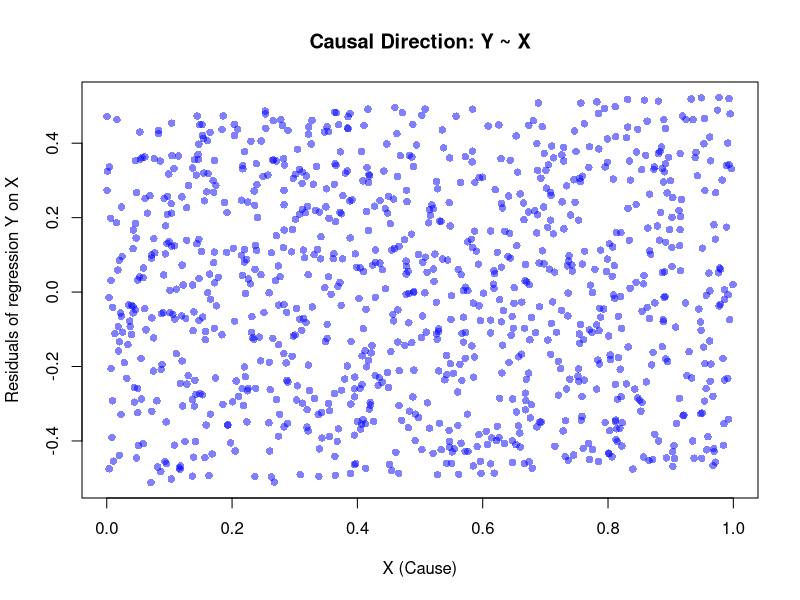
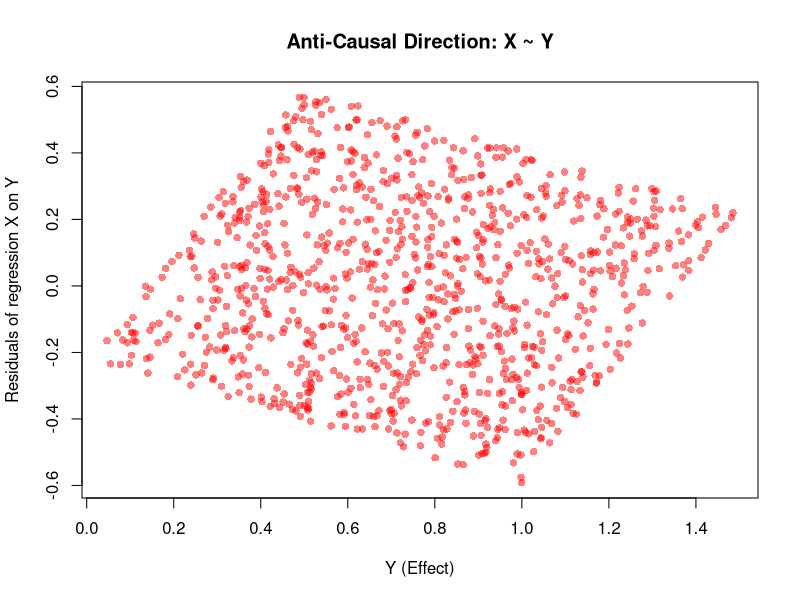

These charts were generated, in order, by the following R code:
## ---- chunk 1
# ----------------------------------------------------------
# Step 1: Set random seed for reproducibility
# ----------------------------------------------------------
set.seed(123)

# ----------------------------------------------------------
# Step 2: Define parameters
# ----------------------------------------------------------
a <- 0      # lower bound of uniform distribution
b <- 1      # upper bound of uniform distribution
n <- 10^3   # sample size

# ----------------------------------------------------------
# Step 3: Generate cause X
# X is uniformly distributed on [0,1]
# ----------------------------------------------------------
X <- runif(n, a, b)

# ----------------------------------------------------------
# Step 4: Generate noise term N_Y
# Noise is independent of X by construction
# ----------------------------------------------------------
N_Y <- runif(n, a, b)

# ----------------------------------------------------------
# Step 5: Generate effect Y using an additive noise model
# True causal mechanism: Y = 0.5 * X + N_Y
# ----------------------------------------------------------
Y <- 0.5 * X + N_Y

## ---- chunk 2
causal_model <- lm(Y ~ X)

# ----------------------------------------------------------

# Step 7: Extract residuals

# These residuals estimate the noise N_Y

# ----------------------------------------------------------

residual_causal <- residuals(causal_model)


## ---- chunk 3
plot(
X,
residual_causal,
xlab = "X (Cause)",
ylab = "Residuals of regression Y on X",
main = "Causal Direction: Y ~ X",
pch = 16,
col = rgb(0, 0, 1, 0.5)
)





## ---- chunk 4

# ----------------------------------------------------------

# Step 8: Fit linear regression X ~ Y (anti-causal)

# ----------------------------------------------------------

anticausal_model <- lm(X ~ Y)

# ----------------------------------------------------------

# Step 9: Extract residuals

# ----------------------------------------------------------

residual_anticausal <- residuals(anticausal_model)



## ---- chunk 5
plot(
Y,
residual_anticausal,
xlab = "Y (Effect)",
ylab = "Residuals of regression X on Y",
main = "Anti-Causal Direction: X ~ Y",
pch = 16,
col = rgb(1, 0, 0, 0.5)
)





